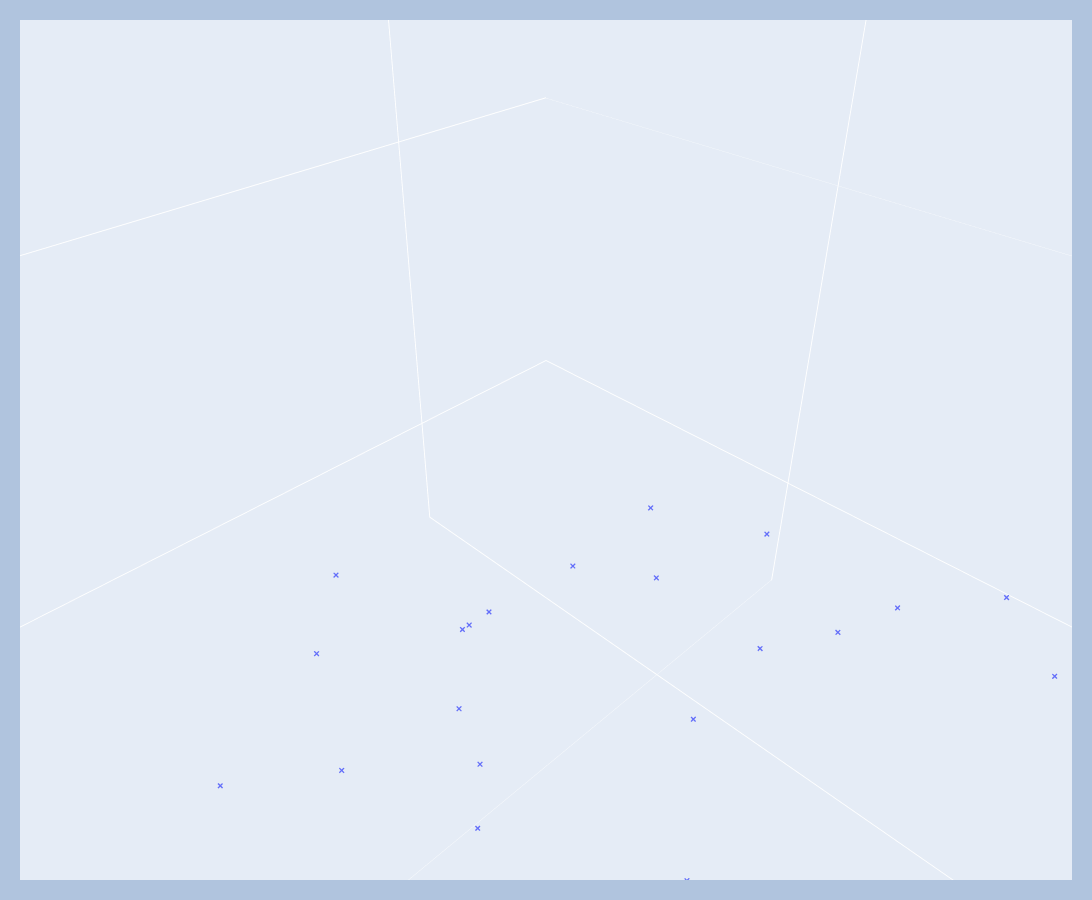

Here is the notebook cell this chart was saved with:
### Markdown cell above
## Plot Data

### Code cell
plot_i = 10
fig = go.Figure()
fig.add_trace(go.Scatter3d(x=df["shd"][::plot_i], y=df["qpd"][::plot_i], z=df["Fmagd"][::plot_i], name="Data", mode="markers", marker=dict(size=2, symbol="x")))

fig.update_layout(
    scene=dict(xaxis_title="shd", yaxis_title="qpd", zaxis_title="Imag"),
    autosize=False,
    width=1400,
    height=900,
    paper_bgcolor="LightSteelBlue",
    margin=dict(l=20, r=20, t=20, b=20),
)
